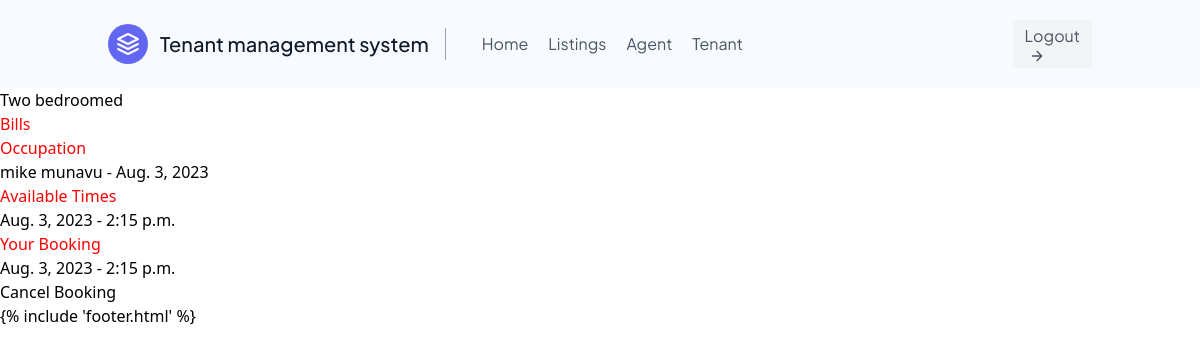
/room/4/ (signed in), run on the app's committed database.
### users/models.py (models this page shows, shortened)
class Room(models.Model):
    name = models.CharField(max_length=50)
    apartment = models.ForeignKey(Property, on_delete=models.CASCADE)
    price = models.PositiveBigIntegerField(default=0)
    tenant = models.ForeignKey(Tenant, on_delete=models.SET_NULL, null=True)

class Occupation(models.Model):
    tenant = models.ForeignKey(Tenant, on_delete=models.CASCADE)
    room = models.ForeignKey(Room, on_delete=models.CASCADE)
    start_date = models.DateField()

class Tenant(models.Model):
    user = models.OneToOneField(User, on_delete=models.CASCADE, primary_key=True)
    first_name = models.CharField(max_length=50)
    last_name = models.CharField(max_length=50)
    phone_number = models.CharField(max_length=12, null=True)
    id_number = models.CharField(max_length=50)
    created_at = models.DateTimeField(auto_now_add=True)

class AvailableTime(models.Model):
    agent = models.ForeignKey(Agent, on_delete=models.CASCADE)
    room = models.ForeignKey(Room, on_delete=models.CASCADE)
    date = models.DateField()
    time = models.TimeField()

class Booking(models.Model):
    available_time = models.ForeignKey(AvailableTime, on_delete=models.CASCADE, null=True)
    tenant = models.ForeignKey(Tenant, on_delete=models.CASCADE)

### users/views.py (the view, shortened to what this page needs)
# urls.py: path('room/<int:id>/', views.room_details, name='room_details'),
@login_required
def room_details(request, id):
    room = Room.objects.get(id=id)
    available_times = AvailableTime.objects.filter(room=room)
    booking = None
    occupation = Occupation.objects.filter(room=room)
    bills = Bill.objects.filter(room=room, tenant=occupation.first().tenant) if occupation else []
    is_authenticated_tenant = request.user.is_authenticated and hasattr(request.user, 'tenant')
    if is_authenticated_tenant:
        booking = Booking.objects.filter(tenant=request.user.tenant, available_time__room=room).first()
    has_booking = Booking.objects.filter(tenant=request.user.tenant, available_time__room=room).exists() if is_authenticated_tenant else False
    form = BookingForm(request.POST or None, room_id=id)
    bill_form = BillForm(request.POST or None)
    occupation_form = OccupationForm()
    if request.method == 'POST' and is_authenticated_tenant:
        if form.is_valid():
            booking = form.save(commit=False)
            booking.tenant = request.user.tenant
            booking.save()
            return redirect('room_details', id=id)
    context = {
        'room': room,
        'available_times': available_times,
        'form': form if is_authenticated_tenant else None,
        'is_authenticated_tenant': is_authenticated_tenant,
        'has_booking': has_booking,
        'booking': booking,
        'occupation_form': occupation_form,
        'occupation': occupation,
        'bill_form': bill_form,
        'bills': bills,
    }
    return render(request, 'users/room_details.html', context)

### users/templates/users/room_details.html (shortened to what this page needs)
{% extends 'main.html' %} {% block content %}
<h1>{{ room.name }}</h1>
 {% if occupation %}
<h2>Bills</h2>
<h2>Occupation</h2>
<ul>
  {% for occ in occupation %}
  <li>
    {{ occ.tenant.first_name }} {{ occ.tenant.last_name }} - {{ occ.start_date}}
  </li>
   {% endfor %}
</ul>
{% endif %} {% if available_times %}
<h2>Available Times</h2>
<ul>
  {% for available_time in available_times %}
  <li>{{ available_time.date }} - {{ available_time.time }}</li>
  {% endfor %}
</ul>
{% if is_authenticated_tenant %} {% if not has_booking %}
<h2>Book this Room</h2>
<form method="post">
  {% csrf_token %} {{ form }}
  <button type="submit">Book</button>
</form>
{% else %}
<h2>Your Booking</h2>
<p>{{ booking.available_time.date }} - {{ booking.available_time.time }}</p>
<form method="post" action="{% url 'cancel_booking' booking.id %}">
  <button type="submit">Cancel Booking</button>
</form>
{% endif %} {% endif %} {% else %}
<p>No available times for this room.</p>
{% endif %} {% endblock %}

### static/css/main.css (style rules this page uses)
h2 { color: red; }

### data on the page
Room: name "Two bedroomed"
Occupation: tenant.first_name "mike", tenant.last_name "munavu", start_date "Aug. 3, 2023"
AvailableTime: date "Aug. 3, 2023", time "2:15 p.m."
Booking: available_time "Aug. 3, 2023", available_time.time "2:15 p.m."
